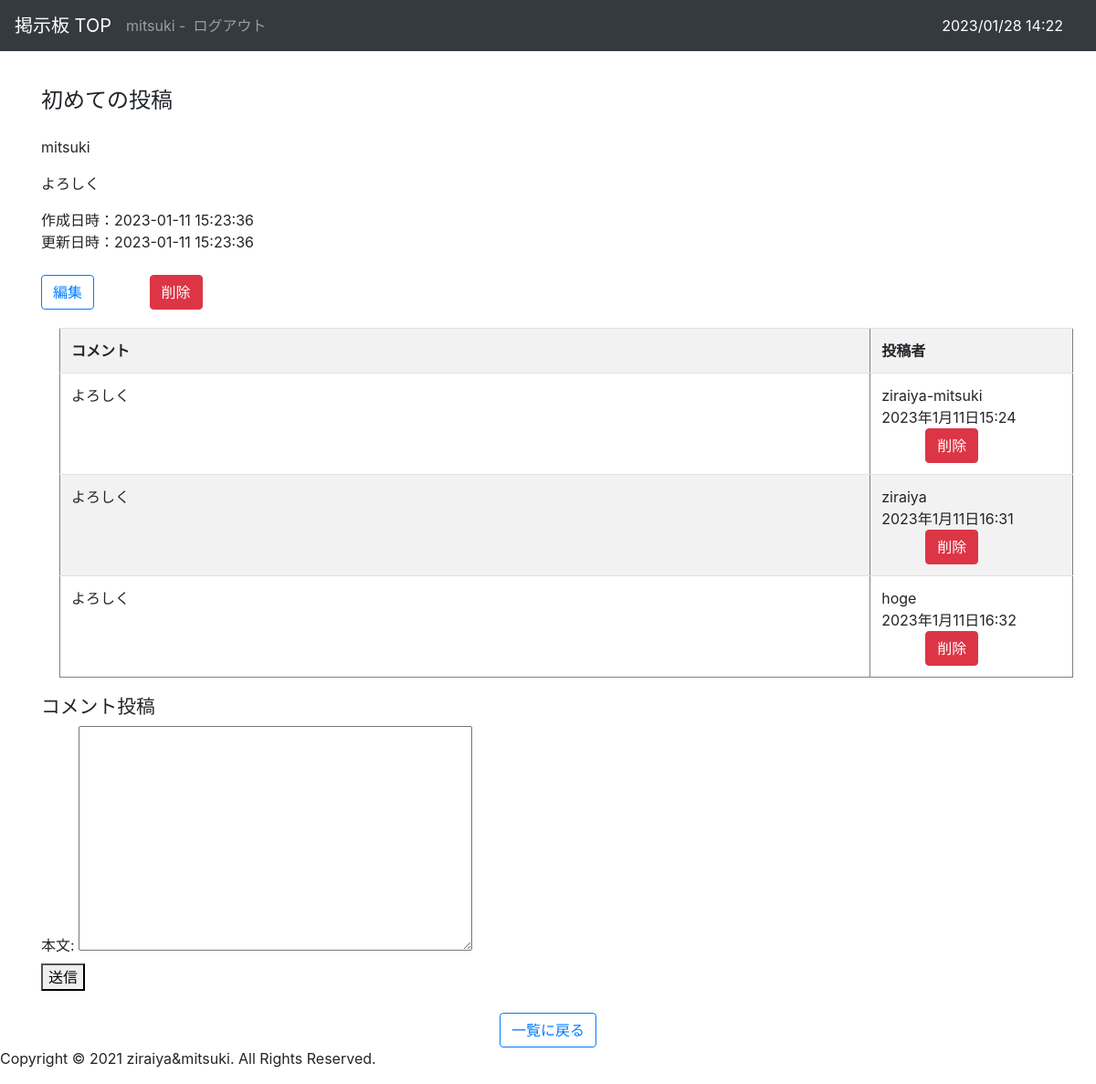
The app's page /bbs/11/ (signed in) with its own data.
### bbs/models.py (models this page shows, shortened)
class Article(models.Model):
    title = models.CharField(max_length = 200)
    content = models.TextField(max_length=1000)
    author = models.ForeignKey(
        'auth.User',
        on_delete = models.CASCADE,
    )
    created_at = models.DateTimeField(auto_now_add=True)
    updated_at = models.DateTimeField(auto_now=True)

class Comment(models.Model):
    text = models.TextField('本文')
    target = models.ForeignKey(Article, on_delete=models.CASCADE)
    author = models.ForeignKey(
        'auth.User',
        on_delete = models.CASCADE,
    )
    created_at = models.DateTimeField(auto_now_add=True)

### bbs/views.py (the view)
# urls.py: path('<int:pk>/', views.DetailView.as_view(), name='detail'),
class DetailView(generic.DetailView):
    model = Article
    def get_context_data(self, **kwargs):
        context = super().get_context_data(**kwargs)
        context['comment_form'] = CommentCreateForm
        return context

### bbs/templatetags/markdown_extras.py (called while the page is built)
@register.filter()
@stringfilter
def markdown(value):
    return md.markdown(value, extensions=['markdown.extensions.fenced_code'])

### bbs/templates/bbs/article_detail.html (shortened to what this page needs)
{% extends 'layout.html' %}
{% load markdown_extras %}
{% block content %}
<h1 class="mt-3 mb-4">{{ article.title }}</h1>
<div>
    <p>{{ article.author }}</p>
    <p>{{ article.content|markdown|safe }}</p>
    <p>作成日時：{{ article.created_at|date:"Y-m-j H:i:s" }}<br>
        更新日時：{{ article.updated_at|date:"Y-m-j H:i:s" }}</p>
</div>
<div class='mt-4'>
    {% if request.user.id == object.author_id %}
    <a href='{% url "bbs:update" article.pk %}'  class='btn btn-outline-primary mr-2'>編集</a>
    {% endif %}
    {% if request.user.id == object.author_id %}
    <a href='{% url "bbs:delete" article.pk %}'  class='btn btn-danger ml-5'>削除</a>
    {% endif %}
</div>
<table class='table table-striped table-hover' border="1" style="margin: 20px;">
    <tr>
        <th>コメント</th>
        <th width=20%>投稿者</th>
    </tr>
    {% for comment in article.comment_set.all %}
    <tr>
        <td>
            <p>{{ comment.text }}</p>
        </td>
        <td>
            {{ comment.author }}<br>{{ comment.created_at }}<br>
            {% if request.user.id == object.author_id or request.user.id == comment.author_id %}
            <a href='{% url "bbs:delete_comment" article.pk comment.pk %}'  class='btn btn-danger ml-5'>削除</a>
            {% endif %}
        </td>
    </tr>
    {% endfor %}
</table>
{% if user.is_authenticated %}
<div class="comment-form">
    <h2>コメント投稿</h2>
    <form action="{% url 'bbs:comment_create' article.pk %}" method="post">
      {{ comment_form}}
      <div>
        <button type="submit">送信</button>
      </div>
    </form>
</div>
{% endif %}
<div class='mt-4' style="text-align: center">
    <a href='{% url "bbs:index" %}' class='btn btn-outline-primary'>一覧に戻る</a>
</div>
{% endblock %}

### templates/layout.html (shortened to what this page needs)
<!DOCTYPE html>
<html>
    <head>
        <link rel="stylesheet" href="https://cdn.jsdelivr.net/npm/bootstrap@4.6.2/dist/css/bootstrap.min.css">
    </head>
    <body>
        <nav class='navbar navbar-expand-sm navbar-dark bg-dark fixed-top'>
            <a class='navbar-brand' href='{% url "bbs:index" %}'>掲示板 TOP</a>
            <ul class='navbar-nav'>
                {% if user.is_authenticated %}
                    <li class='nav-time'>
                        <span class='navbar-text'>{{ user }} - </span>
                    </li>
                    <li class='nav-item'>
                        <a href='{% url "logout" %}' class='logout nav-link'>ログアウト</a>
                    </li>
                {% endif %}
            </ul>
            <div class="nav-item" style="margin:0 20px 0 auto;" >
                <font color="white">{% now "SHORT_DATETIME_FORMAT" %}</font>
            </div>
        </nav>
        <div class='container'>
            {% block content %}
            {% endblock %}
        </div>
    </body>
    <footer>
        <address>Copyright &copy; 2021 ziraiya&mitsuki. All Rights Reserved.</address>
    </footer>
</html>

### templates/layout.html (style rules this page uses)
body { padding-top: 80px; }
h1 { font-size: 150%; }
h2 { font-size: 130%; }

### records on screen
Article: title "初めての投稿", author "mitsuki", content "よろしく", created_at "2023-01-11 15:23:36", updated_at "2023-01-11 15:23:36"
Comment: text "よろしく", author "ziraiya-mitsuki", created_at "2023年1月11日15:24"
Comment: text "よろしく", author "ziraiya", created_at "2023年1月11日16:31"
Comment: text "よろしく", author "hoge", created_at "2023年1月11日16:32"

### other values on screen
{{ user }} "mitsuki"
